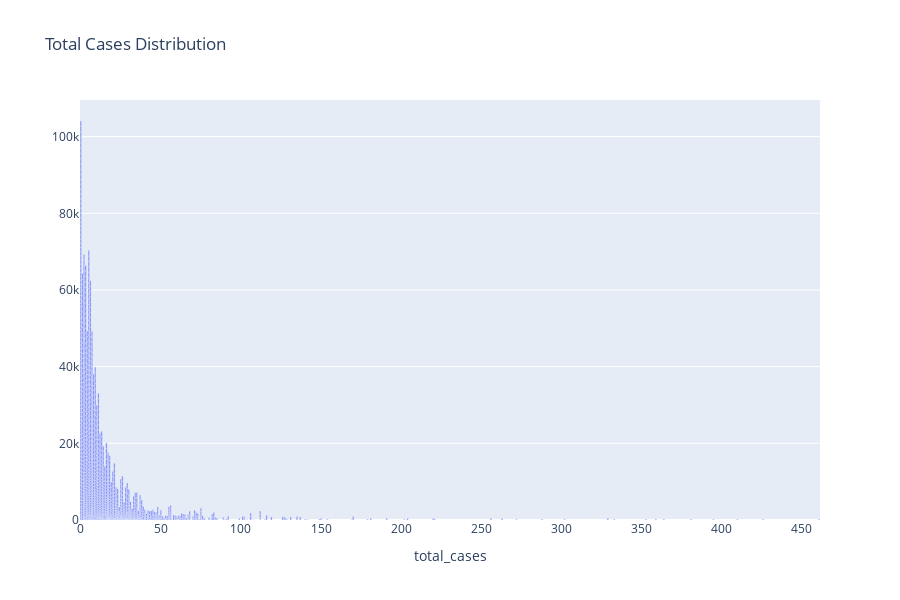
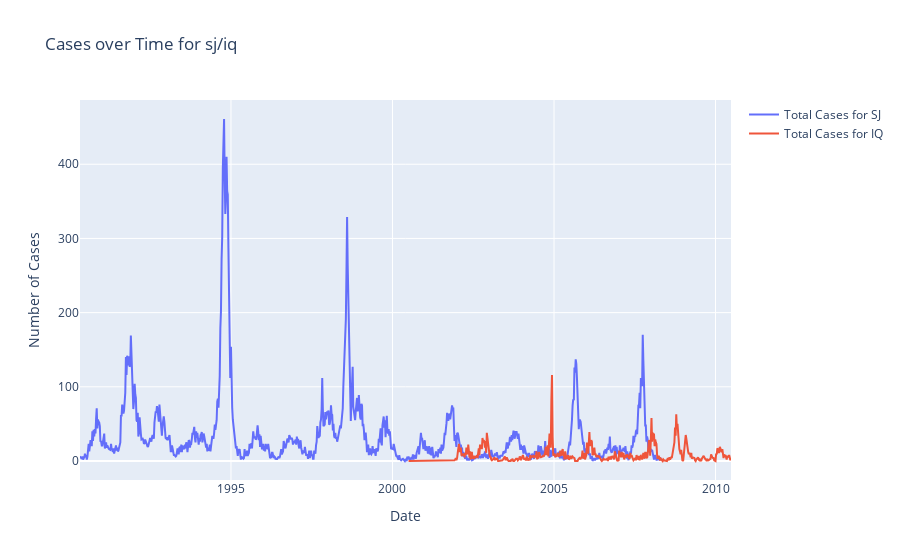
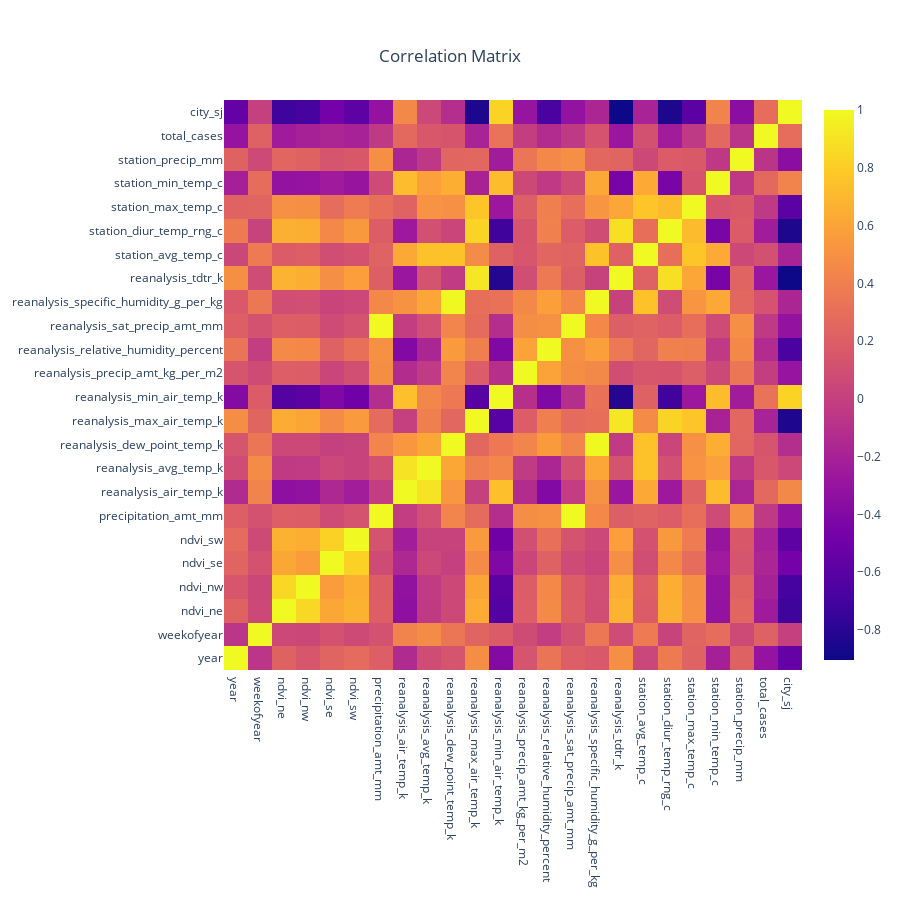
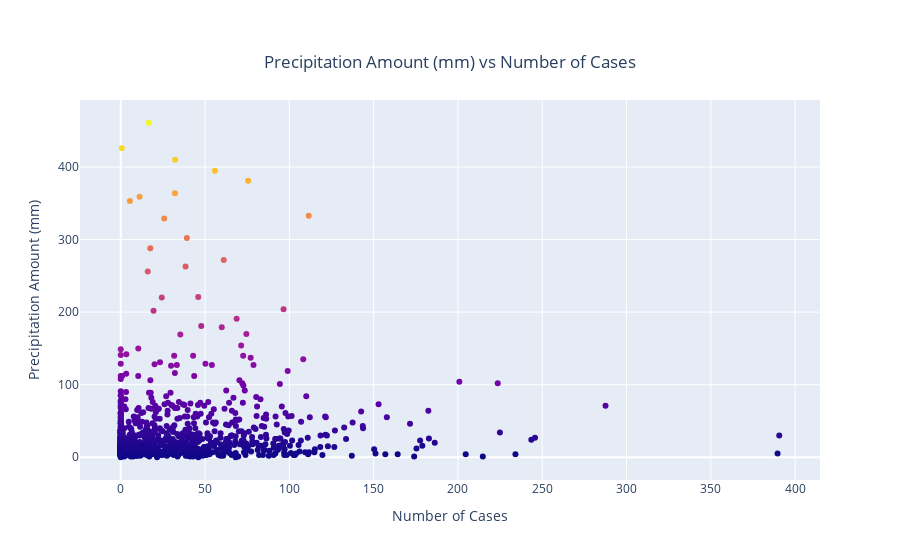

Write notebook code for charts like these, in order.
### Code cell
tc_fig = px.bar(df_labels, x='total_cases', title='Total Cases Distribution')
tc_fig.show()

time_fig = go.Figure(data=go.Scatter(
    x=sj_train_features['week_start_date'],
    y=sj_train_features['total_cases'],
    mode='lines', name='Total Cases for SJ'), 
    layout=go.Layout(xaxis_title='Date', yaxis_title='Number of Cases', title={
        'text':'Cases over Time for sj/iq'
    }),
)

time_fig.add_trace(go.Scatter(
    x=iq_train_features['week_start_date'],
    y=iq_train_features['total_cases'],
    mode='lines', name='Total Cases for IQ'))

time_fig.show()

fig_corr = go.Figure(data=go.Heatmap(
    z=df.corr(),
    x=df.corr().columns,
    y=df.corr().columns,
    hoverongaps=False,
), layout=go.Layout(
    height=900,
    width=900,
    title = {
        'text':'Correlation Matrix',
        'x':0.5,
        'xanchor':'center',
        'yanchor':'top'
    }

))

fig_corr.show()

charts = {'reanalysis_sat_precip_amt_mm':'Precipitation Amount (mm)', 'reanalysis_avg_temp_k':'Average Air Temperature (k)', 
        'reanalysis_relative_humidity_percent':'Mean Relative Humidity (%)',
        'reanalysis_dew_point_temp_k':'Average Dew Point Temperature (k)'
         }

for key in charts:
    data = go.Scatter(x=sj_train_features[key], y=sj_train_features['total_cases'], mode='markers', marker_color=sj_train_features['total_cases'])
    layout = go.Layout(
        title = {
            'text': charts[key] + ' vs Number of Cases',
            'y':0.9,
            'x':0.5,
            'xanchor':'center',
            'yanchor':'top'
        },
        xaxis_title = "Number of Cases",
        yaxis_title = charts[key]
    )
    fig = go.Figure(data=data, layout=layout)
    fig.show()

charts['total_cases'] = 'Total Cases'
fig = px.scatter_matrix(df, dimensions=list(charts))
fig.show()

### Figure 1 — Plotly figure (JSON) as saved in the notebook; plotly's stock layout.template omitted (floating-point values rounded to 4 significant figures; data arrays with more than 128 entries replaced by an {"elided": "..."} marker saying what was removed)
{"data": [{"alignmentgroup": "True", "hoverlabel": {"namelength": 0}, "hovertemplate": "total_cases=%{x}", "legendgroup": "", "marker": {"color": "#636efa"}, "name": "", "offsetgroup": "", "orientation": "v", "showlegend": false, "textposition": "auto", "type": "bar", "x": {"elided": "1456 int values"}, "xaxis": "x", "yaxis": "y"}], "layout": {"barmode": "relative", "height": 600, "legend": {"tracegroupgap": 0}, "title": {"text": "Total Cases Distribution"}, "xaxis": {"anchor": "y", "domain": [0, 1], "title": {"text": "total_cases"}}, "yaxis": {"anchor": "x", "domain": [0, 1]}}}

### Figure 2 — Plotly figure (JSON) as saved in the notebook; plotly's stock layout.template omitted (floating-point values rounded to 4 significant figures; data arrays with more than 128 entries replaced by an {"elided": "..."} marker saying what was removed)
{"data": [{"mode": "lines", "name": "Total Cases for SJ", "type": "scatter", "x": {"elided": "936 str values"}, "y": {"elided": "936 int values"}}, {"mode": "lines", "name": "Total Cases for IQ", "type": "scatter", "x": {"elided": "520 str values"}, "y": {"elided": "520 int values"}}], "layout": {"title": {"text": "Cases over Time for sj/iq"}, "xaxis": {"title": {"text": "Date"}}, "yaxis": {"title": {"text": "Number of Cases"}}}}

### Figure 3 — Plotly figure (JSON) as saved in the notebook; plotly's stock layout.template omitted (floating-point values rounded to 4 significant figures; data arrays with more than 128 entries replaced by an {"elided": "..."} marker saying what was removed)
{"data": [{"hoverongaps": false, "type": "heatmap", "x": ["year", "weekofyear", "ndvi_ne", "ndvi_nw", "ndvi_se", "ndvi_sw", "precipitation_amt_mm", "reanalysis_air_temp_k", "reanalysis_avg_temp_k", "reanalysis_dew_point_temp_k", "reanalysis_max_air_temp_k", "reanalysis_min_air_temp_k", "reanalysis_precip_amt_kg_per_m2", "reanalysis_relative_humidity_percent", "reanalysis_sat_precip_amt_mm", "reanalysis_specific_humidity_g_per_kg", "reanalysis_tdtr_k", "station_avg_temp_c", "station_diur_temp_rng_c", "station_max_temp_c", "station_min_temp_c", "station_precip_mm", "total_cases", "city_sj"], "y": ["year", "weekofyear", "ndvi_ne", "ndvi_nw", "ndvi_se", "ndvi_sw", "precipitation_amt_mm", "reanalysis_air_temp_k", "reanalysis_avg_temp_k", "reanalysis_dew_point_temp_k", "reanalysis_max_air_temp_k", "reanalysis_min_air_temp_k", "reanalysis_precip_amt_kg_per_m2", "reanalysis_relative_humidity_percent", "reanalysis_sat_precip_amt_mm", "reanalysis_specific_humidity_g_per_kg", "reanalysis_tdtr_k", "station_avg_temp_c", "station_diur_temp_rng_c", "station_max_temp_c", "station_min_temp_c", "station_precip_mm", "total_cases", "city_sj"], "z": {"elided": "24x24 float values"}}], "layout": {"height": 900, "title": {"text": "Correlation Matrix", "x": 0.5, "xanchor": "center", "yanchor": "top"}, "width": 900}}

### Figure 4 — Plotly figure (JSON) as saved in the notebook; plotly's stock layout.template omitted (floating-point values rounded to 4 significant figures; data arrays with more than 128 entries replaced by an {"elided": "..."} marker saying what was removed)
{"data": [{"marker": {"color": {"elided": "936 int values"}}, "mode": "markers", "type": "scatter", "x": {"elided": "936 float values"}, "y": {"elided": "936 int values"}}], "layout": {"title": {"text": "Precipitation Amount (mm) vs Number of Cases", "x": 0.5, "xanchor": "center", "y": 0.9, "yanchor": "top"}, "xaxis": {"title": {"text": "Number of Cases"}}, "yaxis": {"title": {"text": "Precipitation Amount (mm)"}}}}
